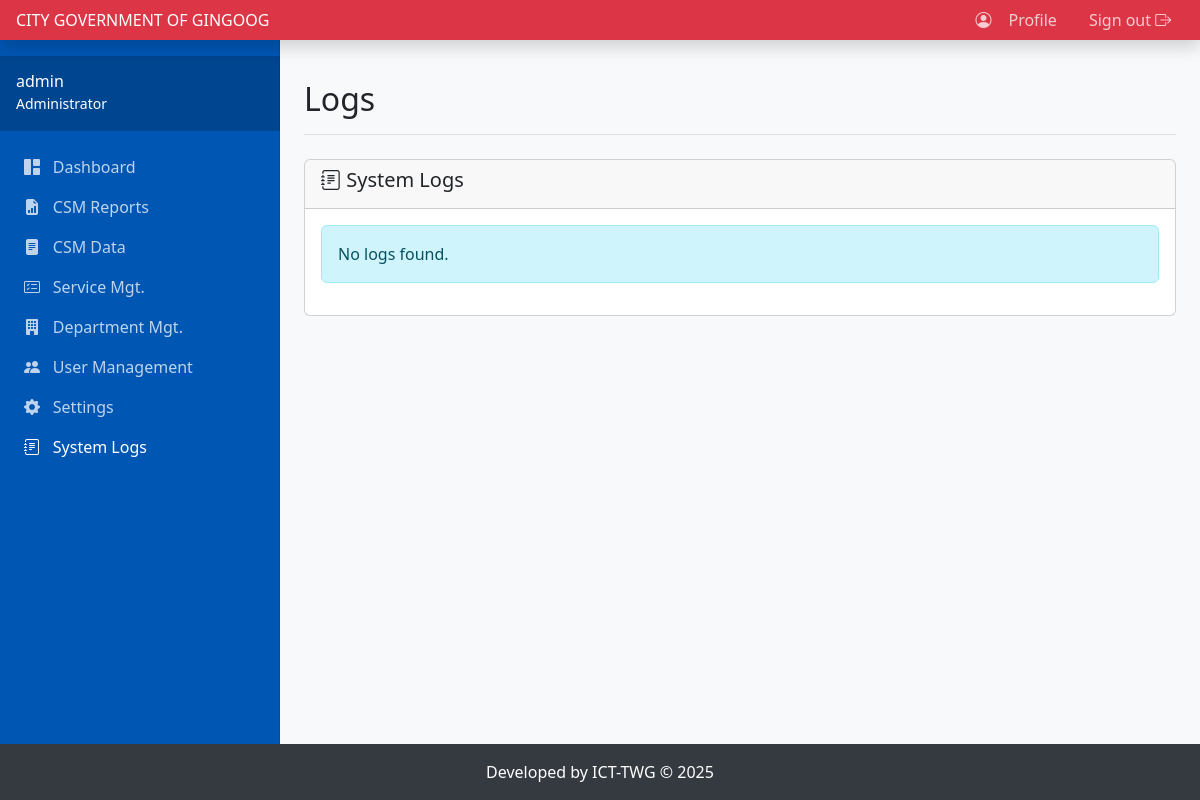
The page /httpdocs/admin.php?page=logs (signed in) on the database as committed earlier.
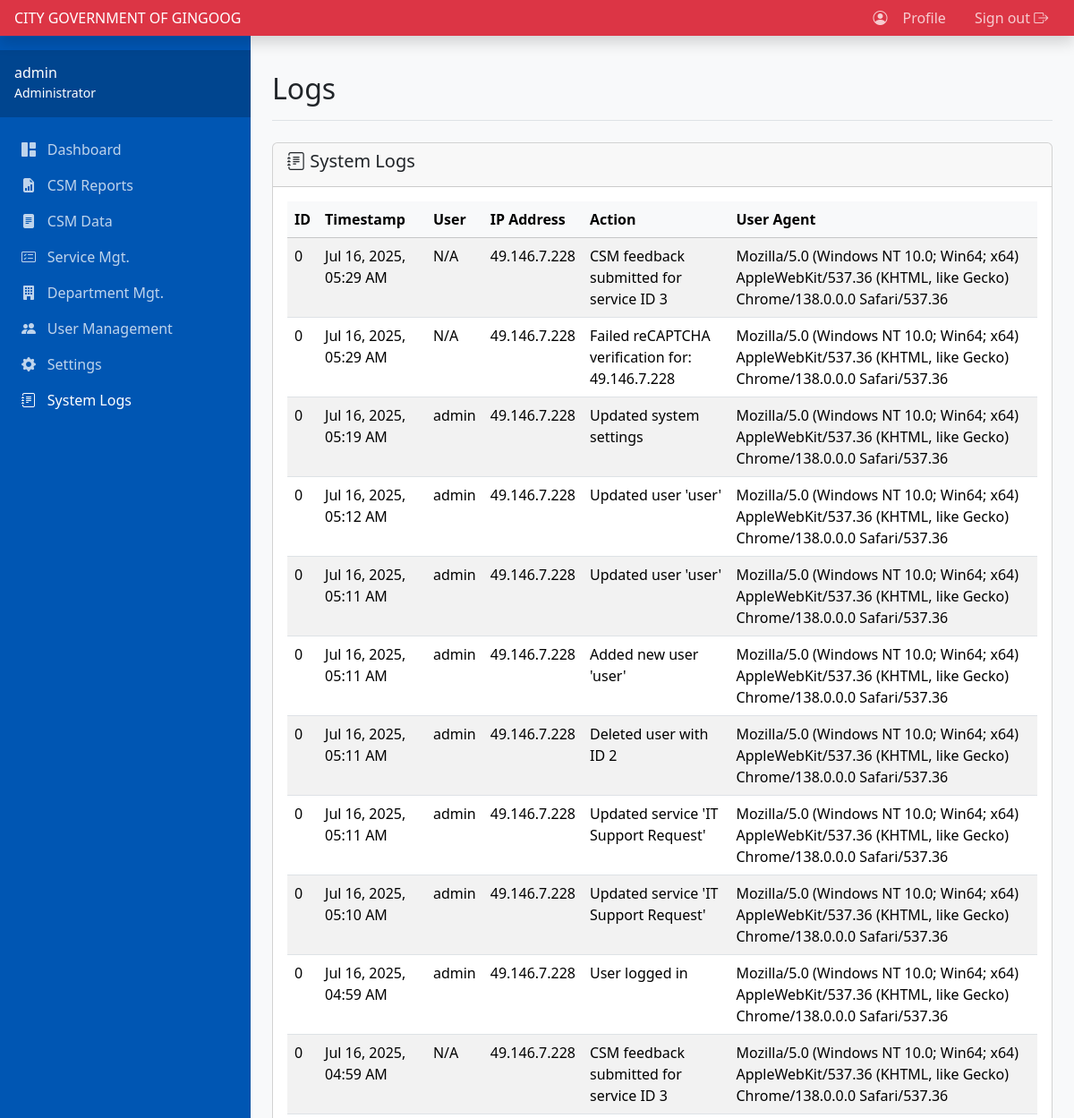
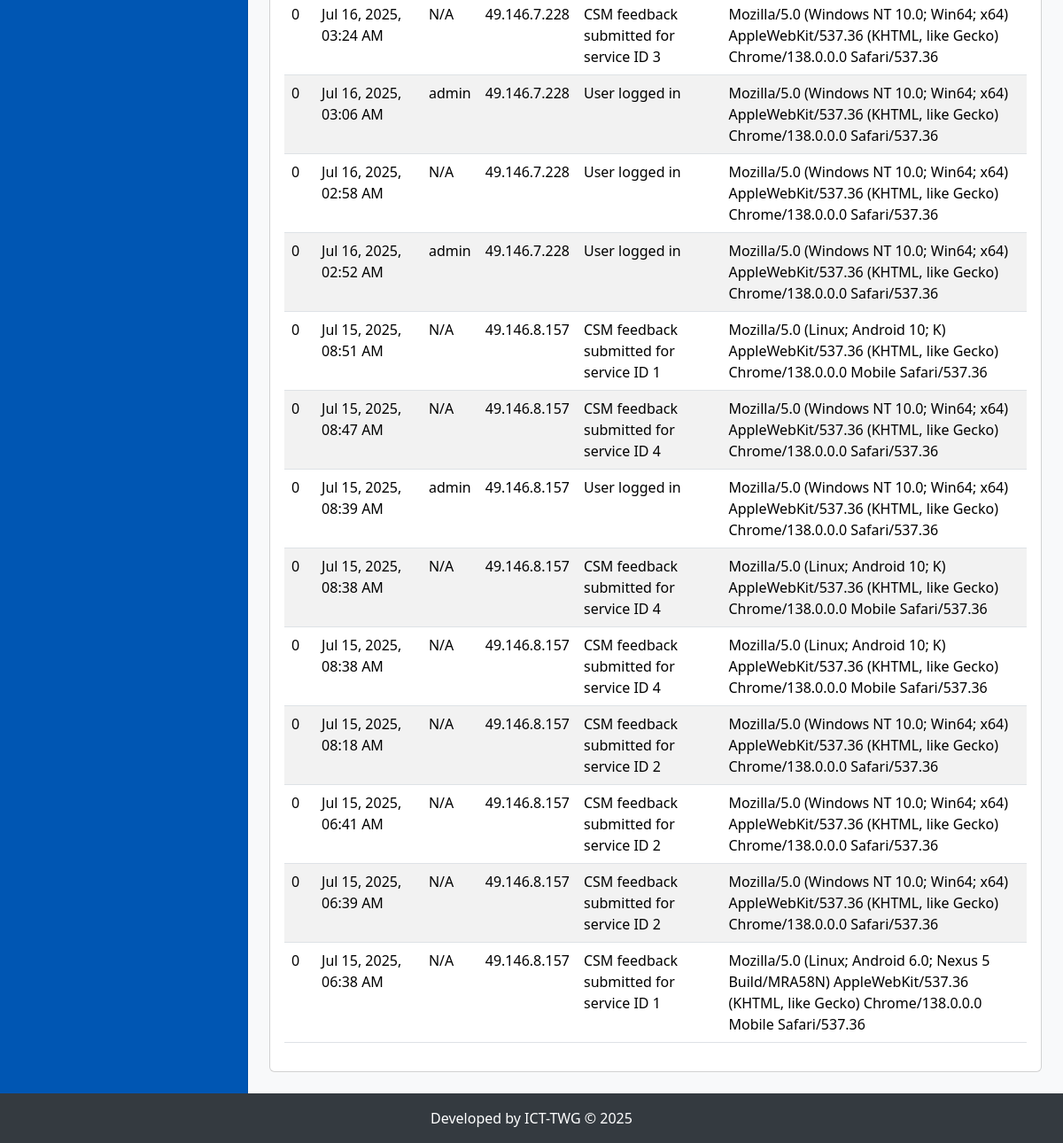
The same page on the database as committed later (2 pictures, top to bottom).
### tables this page shows
CREATE TABLE `system_logs` (
  `id` int(11) NOT NULL,
  `user_id` int(11) DEFAULT NULL,
  `ip_address` varchar(45) NOT NULL,
  `user_agent` text NOT NULL,
  `action` varchar(255) NOT NULL,
  `timestamp` timestamp NOT NULL DEFAULT current_timestamp()
);

CREATE TABLE `users` (
  `id` int(11) NOT NULL,
  `username` varchar(100) NOT NULL,
  `password_hash` varchar(255) NOT NULL,
  `role` enum('admin','dept') NOT NULL,
  `department_id` int(11) DEFAULT NULL
);

### httpdocs/includes.php (called while the page is built, shortened)
<?php
function e($string) {
    return htmlspecialchars($string ?? '', ENT_QUOTES, 'UTF-8');
}
?>

### httpdocs/logs.php (the view, shortened to what this page needs)
<?php
$logs = $pdo->query("SELECT sl.*, u.username FROM system_logs sl LEFT JOIN users u ON sl.user_id = u.id ORDER BY sl.timestamp DESC")->fetchAll(PDO::FETCH_ASSOC);
?>
<div class="card">
    <div class="card-header">
        <h5><i class="bi bi-journal-text"></i> System Logs</h5>
    </div>
    <div class="card-body">
        <?php if (count($logs) > 0): ?>
        <div class="table-responsive">
            <table id="datatable" class="table table-striped table-hover">
                <thead class="table-light">
                    <tr>
                        <th>ID</th>
                        <th>Timestamp</th>
                        <th>User</th>
                        <th>IP Address</th>
                        <th>Action</th>
                        <th>User Agent</th>
                    </tr>
                </thead>
                <tbody>
                        <?php foreach($logs as $log): ?>
                        <tr>
                            <td><?php echo $log['id']; ?></td>
                            <td><?php echo date('M d, Y, h:i A', strtotime($log['timestamp'])); ?></td>
                            <td><?php echo e($log['username'] ?? 'N/A'); ?></td>
                            <td><?php echo e($log['ip_address']); ?></td>
                            <td><?php echo e($log['action']); ?></td>
                            <td><?php echo e($log['user_agent']); ?></td>
                        </tr>
                        <?php endforeach; ?>
                </tbody>
            </table>
        </div>
        <?php else: ?>
            <div class="alert alert-info">No logs found.</div>
        <?php endif; ?>
    </div>
</div>

Rows that differ between the two databases and show on the page:
added system_logs: id "0", timestamp "Jul 16, 2025, 05:29 AM", username "N/A", ip_address "49.146.7.228", action "CSM feedback submitted for service ID 3", user_agent "Mozilla/5.0 (Windows NT 10.0; Win64; x64) AppleWebKit/537.36 (KHTML, like Gecko) Chrome/138.0.0.0 Safari/537.36"
added system_logs: id "0", timestamp "Jul 16, 2025, 05:29 AM", username "N/A", ip_address "49.146.7.228", action "Failed reCAPTCHA verification for: 49.146.7.228", user_agent "Mozilla/5.0 (Windows NT 10.0; Win64; x64) AppleWebKit/537.36 (KHTML, like Gecko) Chrome/138.0.0.0 Safari/537.36"
added system_logs: id "0", timestamp "Jul 16, 2025, 05:19 AM", user.username "admin", ip_address "49.146.7.228", action "Updated system settings", user_agent "Mozilla/5.0 (Windows NT 10.0; Win64; x64) AppleWebKit/537.36 (KHTML, like Gecko) Chrome/138.0.0.0 Safari/537.36"
added system_logs: id "0", timestamp "Jul 16, 2025, 05:12 AM", user.username "admin", ip_address "49.146.7.228", action "Updated user 'user'", user_agent "Mozilla/5.0 (Windows NT 10.0; Win64; x64) AppleWebKit/537.36 (KHTML, like Gecko) Chrome/138.0.0.0 Safari/537.36"
added system_logs: id "0", timestamp "Jul 16, 2025, 05:11 AM", user.username "admin", ip_address "49.146.7.228", action "Updated user 'user'", user_agent "Mozilla/5.0 (Windows NT 10.0; Win64; x64) AppleWebKit/537.36 (KHTML, like Gecko) Chrome/138.0.0.0 Safari/537.36"
added system_logs: id "0", timestamp "Jul 16, 2025, 05:11 AM", user.username "admin", ip_address "49.146.7.228", action "Added new user 'user'", user_agent "Mozilla/5.0 (Windows NT 10.0; Win64; x64) AppleWebKit/537.36 (KHTML, like Gecko) Chrome/138.0.0.0 Safari/537.36"
added system_logs: id "0", timestamp "Jul 16, 2025, 05:11 AM", user.username "admin", ip_address "49.146.7.228", action "Deleted user with ID 2", user_agent "Mozilla/5.0 (Windows NT 10.0; Win64; x64) AppleWebKit/537.36 (KHTML, like Gecko) Chrome/138.0.0.0 Safari/537.36"
added system_logs: id "0", timestamp "Jul 16, 2025, 05:11 AM", user.username "admin", ip_address "49.146.7.228", action "Updated service 'IT Support Request'", user_agent "Mozilla/5.0 (Windows NT 10.0; Win64; x64) AppleWebKit/537.36 (KHTML, like Gecko) Chrome/138.0.0.0 Safari/537.36"
added system_logs: id "0", timestamp "Jul 16, 2025, 05:10 AM", user.username "admin", ip_address "49.146.7.228", action "Updated service 'IT Support Request'", user_agent "Mozilla/5.0 (Windows NT 10.0; Win64; x64) AppleWebKit/537.36 (KHTML, like Gecko) Chrome/138.0.0.0 Safari/537.36"
added system_logs: id "0", timestamp "Jul 16, 2025, 04:59 AM", user.username "admin", ip_address "49.146.7.228", action "User logged in", user_agent "Mozilla/5.0 (Windows NT 10.0; Win64; x64) AppleWebKit/537.36 (KHTML, like Gecko) Chrome/138.0.0.0 Safari/537.36"
added system_logs: id "0", timestamp "Jul 16, 2025, 04:59 AM", username "N/A", ip_address "49.146.7.228", action "CSM feedback submitted for service ID 3", user_agent "Mozilla/5.0 (Windows NT 10.0; Win64; x64) AppleWebKit/537.36 (KHTML, like Gecko) Chrome/138.0.0.0 Safari/537.36"
added system_logs: id "0", timestamp "Jul 16, 2025, 03:24 AM", username "N/A", ip_address "49.146.7.228", action "CSM feedback submitted for service ID 3", user_agent "Mozilla/5.0 (Windows NT 10.0; Win64; x64) AppleWebKit/537.36 (KHTML, like Gecko) Chrome/138.0.0.0 Safari/537.36"
added system_logs: id "0", timestamp "Jul 16, 2025, 03:06 AM", user.username "admin", ip_address "49.146.7.228", action "User logged in", user_agent "Mozilla/5.0 (Windows NT 10.0; Win64; x64) AppleWebKit/537.36 (KHTML, like Gecko) Chrome/138.0.0.0 Safari/537.36"
added system_logs: id "0", timestamp "Jul 16, 2025, 02:58 AM", username "N/A", ip_address "49.146.7.228", action "User logged in", user_agent "Mozilla/5.0 (Windows NT 10.0; Win64; x64) AppleWebKit/537.36 (KHTML, like Gecko) Chrome/138.0.0.0 Safari/537.36"
added system_logs: id "0", timestamp "Jul 16, 2025, 02:52 AM", user.username "admin", ip_address "49.146.7.228", action "User logged in", user_agent "Mozilla/5.0 (Windows NT 10.0; Win64; x64) AppleWebKit/537.36 (KHTML, like Gecko) Chrome/138.0.0.0 Safari/537.36"
added system_logs: id "0", timestamp "Jul 15, 2025, 08:51 AM", username "N/A", ip_address "49.146.8.157", action "CSM feedback submitted for service ID 1", user_agent "Mozilla/5.0 (Linux; Android 10; K) AppleWebKit/537.36 (KHTML, like Gecko) Chrome/138.0.0.0 Mobile Safari/537.36"
added system_logs: id "0", timestamp "Jul 15, 2025, 08:47 AM", username "N/A", ip_address "49.146.8.157", action "CSM feedback submitted for service ID 4", user_agent "Mozilla/5.0 (Windows NT 10.0; Win64; x64) AppleWebKit/537.36 (KHTML, like Gecko) Chrome/138.0.0.0 Safari/537.36"
added system_logs: id "0", timestamp "Jul 15, 2025, 08:39 AM", user.username "admin", ip_address "49.146.8.157", action "User logged in", user_agent "Mozilla/5.0 (Windows NT 10.0; Win64; x64) AppleWebKit/537.36 (KHTML, like Gecko) Chrome/138.0.0.0 Safari/537.36"
added system_logs: id "0", timestamp "Jul 15, 2025, 08:38 AM", username "N/A", ip_address "49.146.8.157", action "CSM feedback submitted for service ID 4", user_agent "Mozilla/5.0 (Linux; Android 10; K) AppleWebKit/537.36 (KHTML, like Gecko) Chrome/138.0.0.0 Mobile Safari/537.36"
added system_logs: id "0", timestamp "Jul 15, 2025, 08:38 AM", username "N/A", ip_address "49.146.8.157", action "CSM feedback submitted for service ID 4", user_agent "Mozilla/5.0 (Linux; Android 10; K) AppleWebKit/537.36 (KHTML, like Gecko) Chrome/138.0.0.0 Mobile Safari/537.36"
added system_logs: id "0", timestamp "Jul 15, 2025, 08:18 AM", username "N/A", ip_address "49.146.8.157", action "CSM feedback submitted for service ID 2", user_agent "Mozilla/5.0 (Windows NT 10.0; Win64; x64) AppleWebKit/537.36 (KHTML, like Gecko) Chrome/138.0.0.0 Safari/537.36"
added system_logs: id "0", timestamp "Jul 15, 2025, 06:41 AM", username "N/A", ip_address "49.146.8.157", action "CSM feedback submitted for service ID 2", user_agent "Mozilla/5.0 (Windows NT 10.0; Win64; x64) AppleWebKit/537.36 (KHTML, like Gecko) Chrome/138.0.0.0 Safari/537.36"
added system_logs: id "0", timestamp "Jul 15, 2025, 06:39 AM", username "N/A", ip_address "49.146.8.157", action "CSM feedback submitted for service ID 2", user_agent "Mozilla/5.0 (Windows NT 10.0; Win64; x64) AppleWebKit/537.36 (KHTML, like Gecko) Chrome/138.0.0.0 Safari/537.36"
added system_logs: id "0", timestamp "Jul 15, 2025, 06:38 AM", username "N/A", ip_address "49.146.8.157", action "CSM feedback submitted for service ID 1", user_agent "Mozilla/5.0 (Linux; Android 6.0; Nexus 5 Build/MRA58N) AppleWebKit/537.36 (KHTML, like Gecko) Chrome/138.0.0.0 Mobile Safari/537.36"
Other text that changed with them:
text no longer shown: "No logs found."
text now shown: "ID Timestamp User IP Address Action User Agent"
